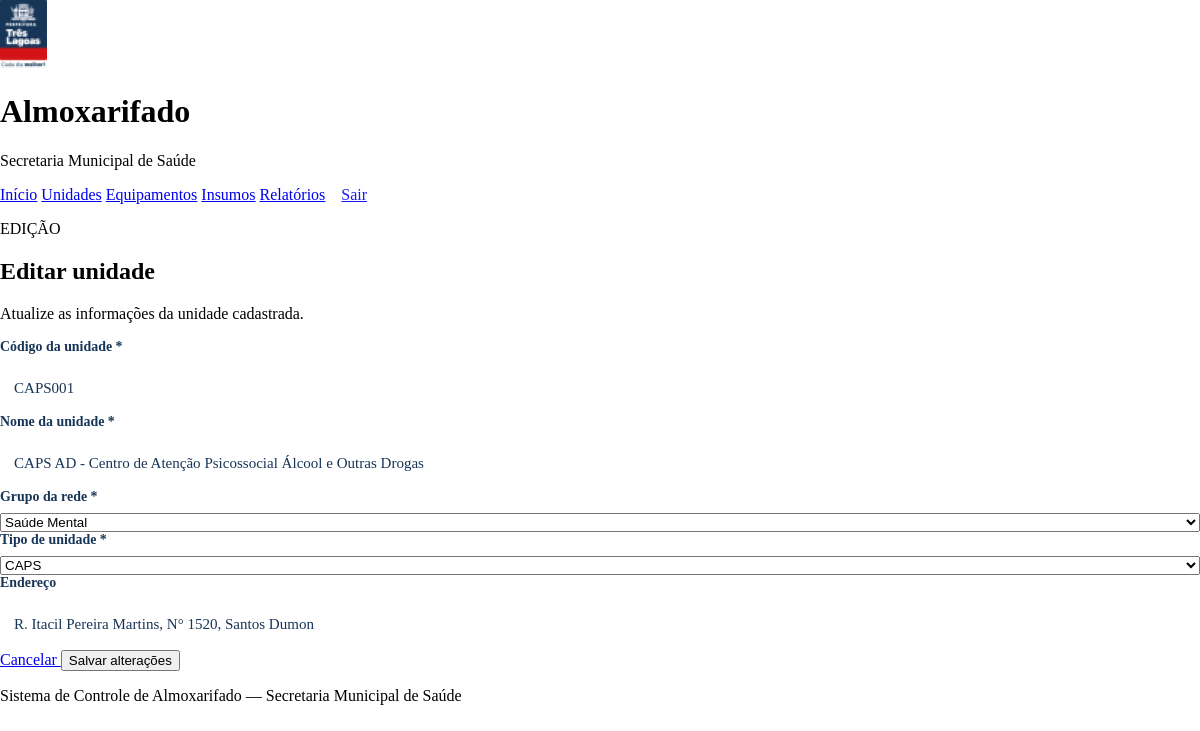
The page /unidades/21/editar (signed in) on the database its author committed.
### tables this page shows
CREATE TABLE unidades (
    id_unidade INTEGER PRIMARY KEY AUTOINCREMENT,
    codigo TEXT NOT NULL UNIQUE,
    nome TEXT NOT NULL,
    tipo TEXT,
    endereco TEXT,
    ativo BOOLEAN DEFAULT 1
, grupo_rede TEXT, tipo_unidade TEXT);

### app.py (the view, shortened to what this page needs)
@app.route("/unidades/<int:id_unidade>/editar", methods=["GET", "POST"])
@login_required
def editar_unidade(id_unidade):
    with get_db_connection() as conn:
        unidade = conn.execute("""
            SELECT *
            FROM unidades
            WHERE id_unidade = ?
        """, (id_unidade,)).fetchone()
    if unidade is None:
        flash("Unidade não encontrada.", "erro")
        return redirect(url_for("unidades"))
    return render_template(
        "editar_unidade.html",
        unidade=unidade
    )

### app.py (called while the page is built)
def login_required(f):
    @wraps(f)
    def decorated_function(*args, **kwargs):
        if not session.get("logged_in"):
            flash("Você precisa fazer login para acessar esta página.", "erro")
            return redirect(url_for("login", next=request.url))
        return f(*args, **kwargs)
    return decorated_function

def get_db_connection():
    conn = sqlite3.connect(DATABASE)
    conn.row_factory = sqlite3.Row
    conn.execute("PRAGMA foreign_keys = ON")
    return conn

### templates/editar_unidade.html (shortened to what this page needs)
{% extends "base.html" %}
{% block content %}
<section class="cabecalho-pagina">
    <div>
        <p class="texto-superior texto-superior--azul">EDIÇÃO</p>
        <h2>Editar unidade</h2>
        <p>Atualize as informações da unidade cadastrada.</p>
    </div>
</section>
<section class="painel painel--formulario">
    <form method="post" class="formulario">
        <div class="campo">
            <label for="codigo">Código da unidade *</label>
            <input
                type="text"
                id="codigo"
                name="codigo"
                value="{{ unidade['codigo'] }}"
                maxlength="20"
                required
            >
        </div>
        <div class="campo">
            <label for="nome">Nome da unidade *</label>
            <input
                type="text"
                id="nome"
                name="nome"
                value="{{ unidade['nome'] }}"
                required
            >
        </div>
        <div class="campo">
            <label for="grupo_rede">Grupo da rede *</label>
            <select id="grupo_rede" name="grupo_rede" required>
                <option
                    value="saude_mental"
                    {% if unidade['grupo_rede'] == 'saude_mental' %}selected{% endif %}
                >
                    Saúde Mental
                </option>
            </select>
        </div>
        <div class="campo">
            <label for="tipo_unidade">Tipo de unidade *</label>
            <select id="tipo_unidade" name="tipo_unidade" required>
                <option
                    value="caps"
                    {% if unidade['tipo_unidade'] == 'caps' %}selected{% endif %}
                >
                    CAPS
                </option>
            </select>
        </div>
        <div class="campo">
            <label for="endereco">Endereço</label>
            <input
                type="text"
                id="endereco"
                name="endereco"
                value="{{ unidade['endereco'] or '' }}"
            >
        </div>
        <div class="acoes-formulario">
            <a class="botao botao--cancelar" href="{{ url_for('unidades') }}">
                Cancelar
            </a>
            <button class="botao botao--primario" type="submit">
                Salvar alterações
            </button>
        </div>
    </form>
</section>
{% endblock %}

### static/style.css (style rules this page uses)
:root { --azul: #173557; --azul-escuro: #102943; --azul-medio: #21476f; --azul-claro: #b7d6e4; --vermelho: #d51317; --vermelho-escuro: #a80f13; --branco: #ffffff; --texto-suave: #647583; --borda: #d6e0e5; --borda-clara: #e8eef1; --erro-fundo: #fff1f1; --erro-borda: #ecb5b6; --erro-texto: #971519; }
* { box-sizing: border-box; }
html { min-height: 100%; }
body { margin: 0; }
.campo { display: grid; gap: 8px; }
.campo label { color: var(--azul); font-size: 0.87rem; font-weight: 700; }
.campo input { width: 100%; min-width: 0; height: 51px; padding: 0 14px; color: var(--azul); font: inherit; font-size: 0.94rem; background: transparent; border: 0; outline: 0; }
.campo input::placeholder { color: #8295a3; }

### rows shown on the page
unidades: codigo "CAPS001", nome "CAPS AD - Centro de Atenção Psicossocial Álcool e Outras Drogas", grupo_rede "Saúde Mental", tipo_unidade "CAPS", endereco "R. Itacil Pereira Martins, N° 1520, Santos Dumon"
